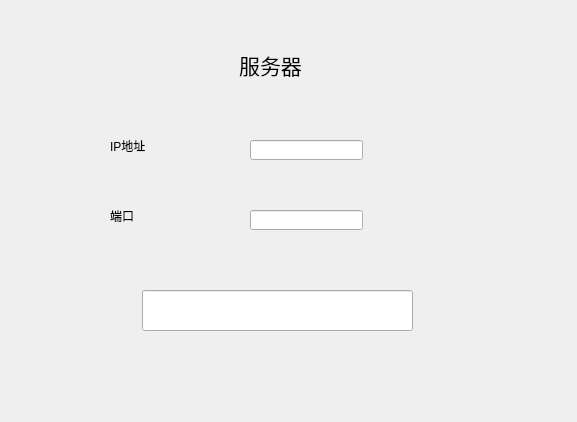
<?xml version="1.0" encoding="UTF-8"?>
<ui version="4.0">
 <class>Widget</class>
 <widget class="QWidget" name="Widget">
  <property name="geometry">
   <rect>
    <x>0</x>
    <y>0</y>
    <width>577</width>
    <height>422</height>
   </rect>
  </property>
  <property name="windowTitle">
   <string>Widget</string>
  </property>
  <widget class="QLabel" name="label">
   <property name="geometry">
    <rect>
     <x>220</x>
     <y>40</y>
     <width>101</width>
     <height>51</height>
    </rect>
   </property>
   <property name="text">
    <string>&lt;html&gt;&lt;head/&gt;&lt;body&gt;&lt;p align=&quot;center&quot;&gt;&lt;span style=&quot; font-size:16pt;&quot;&gt;服务器&lt;/span&gt;&lt;/p&gt;&lt;/body&gt;&lt;/html&gt;</string>
   </property>
  </widget>
  <widget class="QLabel" name="label_2">
   <property name="geometry">
    <rect>
     <x>110</x>
     <y>140</y>
     <width>54</width>
     <height>12</height>
    </rect>
   </property>
   <property name="text">
    <string>IP地址</string>
   </property>
  </widget>
  <widget class="QLabel" name="label_3">
   <property name="geometry">
    <rect>
     <x>110</x>
     <y>210</y>
     <width>54</width>
     <height>12</height>
    </rect>
   </property>
   <property name="text">
    <string>端口</string>
   </property>
  </widget>
  <widget class="QLineEdit" name="iplineEdit">
   <property name="geometry">
    <rect>
     <x>250</x>
     <y>140</y>
     <width>113</width>
     <height>20</height>
    </rect>
   </property>
  </widget>
  <widget class="QLineEdit" name="portlineEdit">
   <property name="geometry">
    <rect>
     <x>250</x>
     <y>210</y>
     <width>113</width>
     <height>20</height>
    </rect>
   </property>
  </widget>
  <widget class="QLineEdit" name="lineEdit">
   <property name="geometry">
    <rect>
     <x>142</x>
     <y>290</y>
     <width>271</width>
     <height>41</height>
    </rect>
   </property>
  </widget>
 </widget>
 <resources/>
 <connections/>
</ui>
